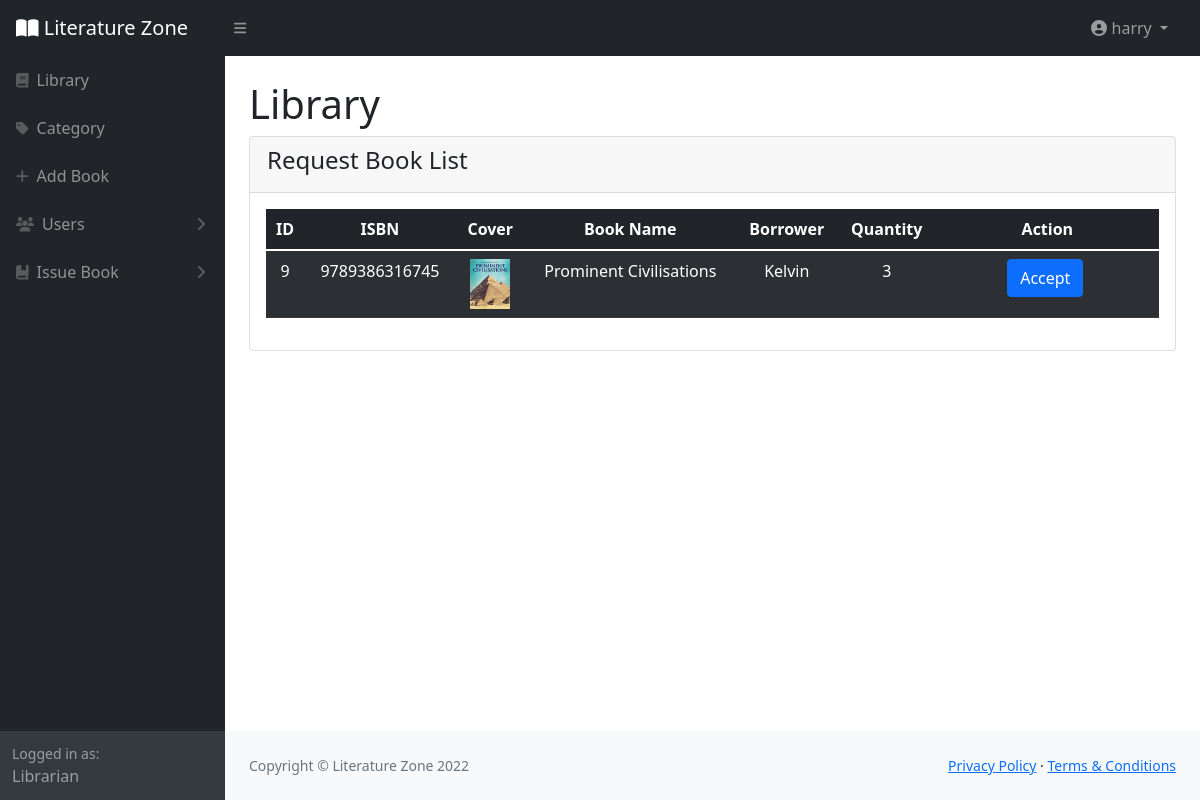
Screenshot of /ReturnBook.php (signed in) with the database file from the repository.
### tables this page shows
CREATE TABLE `issue` (
  `IssueID` int(11) NOT NULL,
  `BookID` int(11) NOT NULL,
  `UserID` int(11) NOT NULL,
  `status` int(1) NOT NULL DEFAULT 0
);

CREATE TABLE `book` (
  `BookID` int(11) NOT NULL,
  `ISBN` varchar(17) NOT NULL,
  `BookImage` varchar(255) NOT NULL,
  `BookTitle` varchar(200) NOT NULL,
  `Author` varchar(50) NOT NULL,
  `CategoryID` int(11) NOT NULL,
  `Description` longtext NOT NULL,
  `Quantity` int(11) NOT NULL
);

CREATE TABLE `user` (
  `UserID` int(11) NOT NULL,
  `FullName` varchar(200) NOT NULL,
  `Username` varchar(30) NOT NULL,
  `Password` varchar(25) NOT NULL,
  `RoleID` int(11) NOT NULL,
  `Email` varchar(40) NOT NULL,
  `Phone` varchar(25) NOT NULL,
  `DateOfBirth` date NOT NULL,
  `RegDate` timestamp NOT NULL DEFAULT current_timestamp() ON UPDATE current_timestamp()
);

### ReturnBook.php (the view, shortened to what this page needs)
<?php
    include("connect.php");
    $select="SELECT issue.IssueID, user.FullName, book.Quantity, book.BookTitle, book.ISBN, book.BookImage FROM issue INNER JOIN book ON issue.BookID=book.BookID
    INNER JOIN user ON issue.UserID=user.UserID WHERE status=2";
    $result=mysqli_query($connect,$select);
?>
<!DOCTYPE html>
<html lang="en">
    <head>
        <link href="https://cdn.jsdelivr.net/npm/simple-datatables@latest/dist/style.css" rel="stylesheet" />
        <link href="css/styles.css" rel="stylesheet" />
        <link rel="stylesheet" type="text/css" href="css/all.min.css">
    </head>
    <body class="sb-nav-fixed">
        <?php include("LibrarianHeader.php");?>
        <?php include("LibrarianSidebar.php") ?>
            <div id="layoutSidenav_content">
                <main>
                    <div class="container-fluid px-4">
                        <h1 class="mt-4">Library</h1>
                        <div class="card mb-4">
                            <div class="card-header">
                                <form action="" method="POST">
        <table>
            <tr>
                <td class="float-left"><h4>Request Book List</h4></td>
            </tr>
        </table>
        </form>
                            </div>
                            <div class="card-body">
                                <table class="table table-dark table-striped">
        <thead>
            <tr>
                <th scope="col" class="text-center">ID</th>
                <th scope="col" class="text-center">ISBN</th>
                <th scope="col" class="text-center">Cover</th>
                <th scope="col" class="text-center">Book Name</th>
                <th scope="col" class="text-center">Borrower</th>
                <th scope="col" class="text-center">Quantity</th>
                <th scope="col" class="text-center">Action</th>
            </tr>
        </thead>
        <tbody>
            <?php while ($row = mysqli_fetch_object($result)) {  ?>
            <tr>
                    <td class="text-center"><?php echo $row->IssueID;?></td>
                    <td class="text-center"><?php echo $row->ISBN;?></td>
                    <td class="text-center"><?php echo "<img src='uploads/".$row->BookImage."' width='40' height='50'>";?></td>
                    <td class="text-center"><?php echo $row->BookTitle;?></td>
                    <td class="text-center"><?php echo $row->FullName;?></td>
                    <td class="text-center"><?php echo $row->Quantity;?></td>
                    <td width="25%" class="text-center">
                        <?php echo '<a class="btn btn-primary" href="ReturnedBook.php?IssueID='. $row->IssueID.'">Accept</a>';?>&nbsp
                    </tr>
            <?php } ?>
        </tbody>
        </table>
                            </div>
                        </div>
                    </div>
                </main>
                <?php include("Footer.php"); ?>
            </div>
        </div>
    </body>
</html>

### rows the page displays
issue: IssueID "9", BookID.ISBN "9789386316745", BookID.BookImage (picture), BookID.BookTitle "Prominent Civilisations", UserID.FullName "Kelvin", BookID.Quantity "3"

### other values shown
$_SESSION["Username"] "harry"
